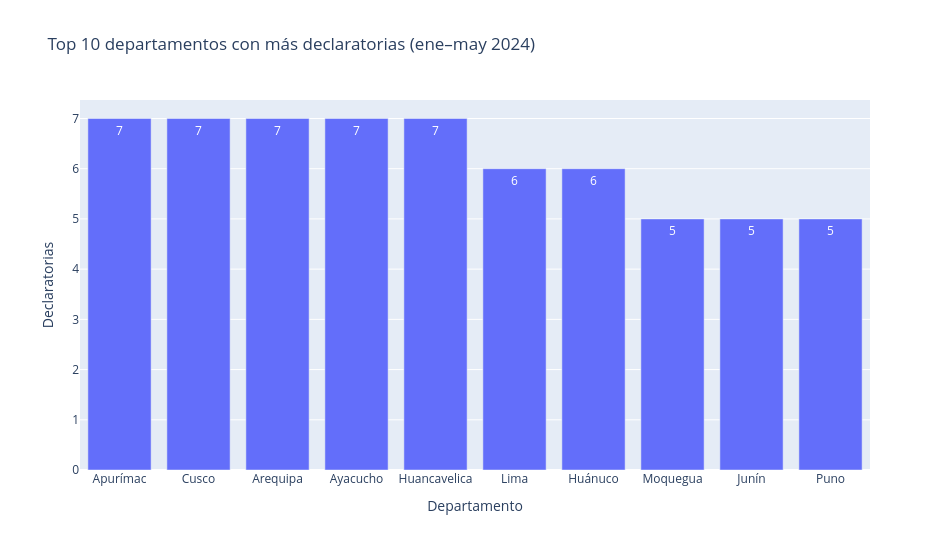

Notebook code for this chart:
### Code cell
top10 = tabla_final.sort_values("declaratorias", ascending=False).head(10)

fig_barras = px.bar(
    top10, x="departamento", y="declaratorias", text="declaratorias",
    title="Top 10 departamentos con más declaratorias (ene–may 2024)",
    labels={"departamento": "Departamento", "declaratorias": "Declaratorias"},
)
fig_barras.update_layout(width=950, height=550)
fig_barras.show()

fig_barras.write_image("graficos/top10.png")
display(Image("graficos/top10.png"))

### Figure 1 — Plotly figure (JSON) as saved in the notebook; plotly's stock layout.template omitted (floating-point values rounded to 4 significant figures)
{"data": [{"hovertemplate": "Departamento=%{x}<br>Declaratorias=%{text}<extra></extra>", "legendgroup": "", "marker": {"color": "#636efa", "pattern": {"shape": ""}}, "name": "", "orientation": "v", "showlegend": false, "text": [7.0, 7.0, 7.0, 7.0, 7.0, 6.0, 6.0, 5.0, 5.0, 5.0], "textposition": "auto", "type": "bar", "x": ["Apurímac", "Cusco", "Arequipa", "Ayacucho", "Huancavelica", "Lima", "Huánuco", "Moquegua", "Junín", "Puno"], "xaxis": "x", "y": [7, 7, 7, 7, 7, 6, 6, 5, 5, 5], "yaxis": "y"}], "layout": {"barmode": "relative", "height": 550, "legend": {"tracegroupgap": 0}, "title": {"text": "Top 10 departamentos con más declaratorias (ene–may 2024)"}, "width": 950, "xaxis": {"anchor": "y", "domain": [0.0, 1.0], "title": {"text": "Departamento"}}, "yaxis": {"anchor": "x", "domain": [0.0, 1.0], "title": {"text": "Declaratorias"}}}}
